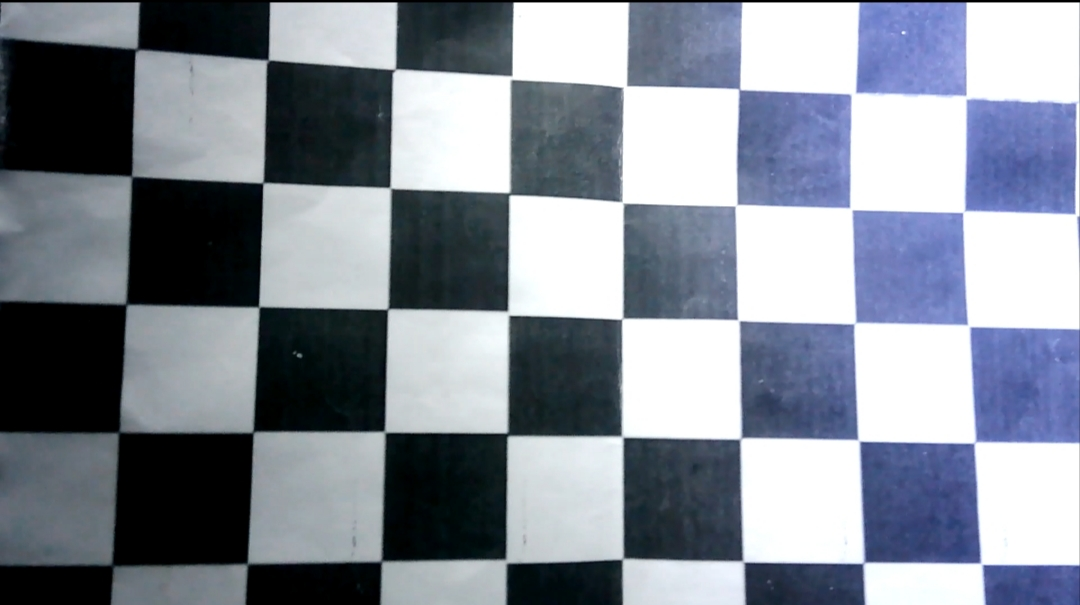
#> input picture calibration_images/IMG_20260814_193847.jpg, 1080 x 605 px
$ python calibrate_camera.py calibration_images/IMG_20260814_193847.jpg --square-size 1.0
#> lines starting #> are read from the running program, lines starting #| are printed output that depends on the picture
"""Calibrate the deployment camera from checkerboard photographs.

Example:
    venv/bin/python calibrate_camera.py "calibration_images/*.png" \
        --square-size 0.024 --output camera_calibration.npz

``--square-size`` is the physical side length of one checkerboard square in
metres. ``--board-columns`` and ``--board-rows`` are *inner* corner counts.
"""

import argparse
from glob import glob

import cv2
import numpy as np


def calibrate(image_paths, board_size, square_size_meters):
    """Return intrinsics, distortion coefficients, RMS error, and image size."""
#> called with board_size = (9, 6), square_size_meters = 1

    object_template = np.zeros((board_size[0] * board_size[1], 3), np.float32)
    object_template[:, :2] = np.indices(board_size).T.reshape(-1, 2)
    object_template *= square_size_meters

    object_points = []
    image_points = []
    image_size = None

    for image_path in image_paths:
        image = cv2.imread(image_path)
#> image is the input picture: shape (605, 1080, 3); mean B, G, R 149.1, 137.9, 131.1
        if image is None:
            continue

        gray = cv2.cvtColor(image, cv2.COLOR_BGR2GRAY)
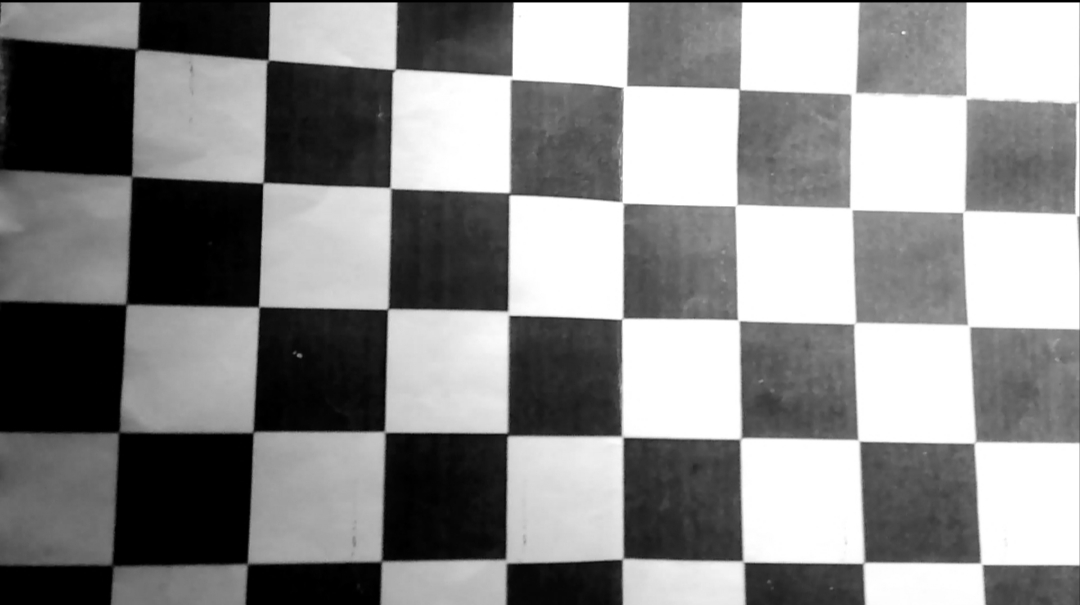
#> gray: shape (605, 1080); min 0, max 255, mean 137.2
        found, corners = cv2.findChessboardCorners(gray, board_size)
#> found = False; corners = None

        if not found:
            continue

        refined_corners = cv2.cornerSubPix(
            gray,
            corners,
            (11, 11),
            (-1, -1),
            (
                cv2.TERM_CRITERIA_EPS + cv2.TERM_CRITERIA_MAX_ITER,
                30,
                0.001,
            ),
        )
        object_points.append(object_template)
        image_points.append(refined_corners)
        image_size = gray.shape[::-1]

    if len(object_points) < 10:
#> (the run stopped early here; a loop or call above may not have finished)

$ run again, on calibration_images/IMG_20260814_193934.jpg
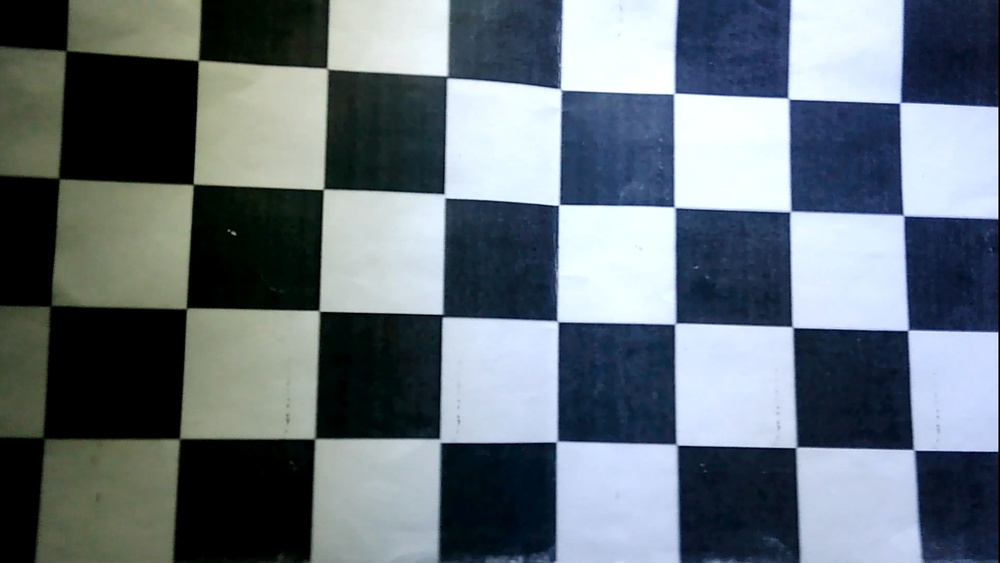
#> input picture calibration_images/IMG_20260814_193934.jpg, 1000 x 563 px, shrunk from 1919 x 1080 before the run
#> in calibrate, image is the input picture: shape (563, 1000, 3); mean B, G, R 122.3, 113.9, 102.7
#> in calibrate, `gray = cv2.cvtColor(image, cv2.COLOR_BGR2GRAY)`:
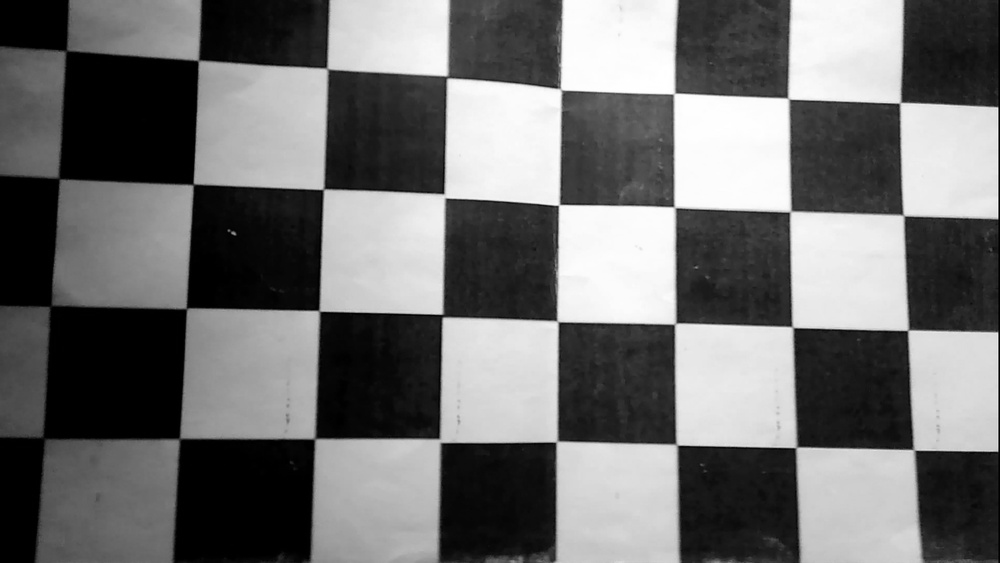
#> gray: shape (563, 1000); min 0, max 255, mean 111.5
#> found = False; corners = None

$ run again, on calibration_images/IMG_20260814_194002.jpg
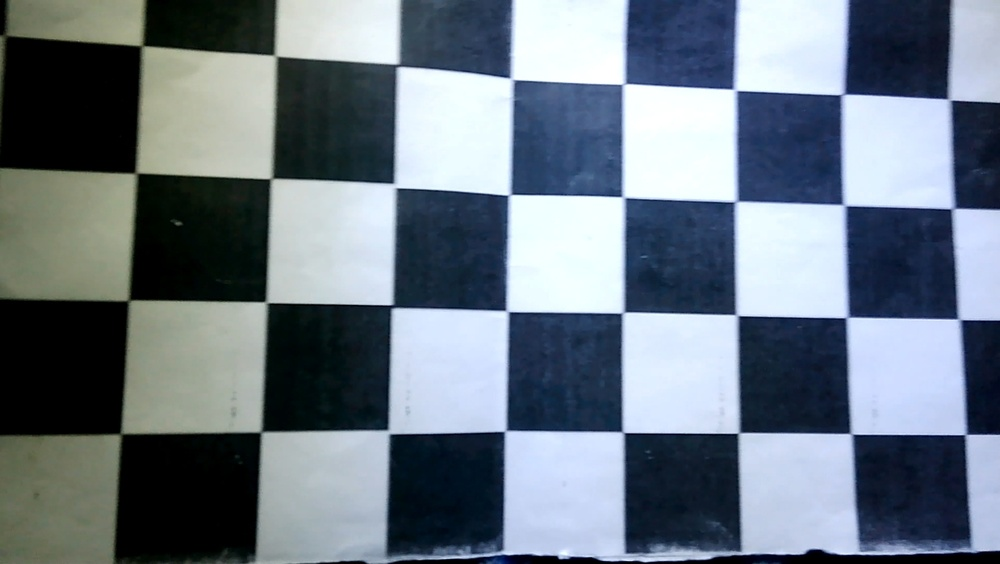
#> input picture calibration_images/IMG_20260814_194002.jpg, 1000 x 564 px, shrunk from 1914 x 1080 before the run
#> in calibrate, image is the input picture: shape (564, 1000, 3); mean B, G, R 131.4, 120.2, 108.4
#> in calibrate, `gray = cv2.cvtColor(image, cv2.COLOR_BGR2GRAY)`:
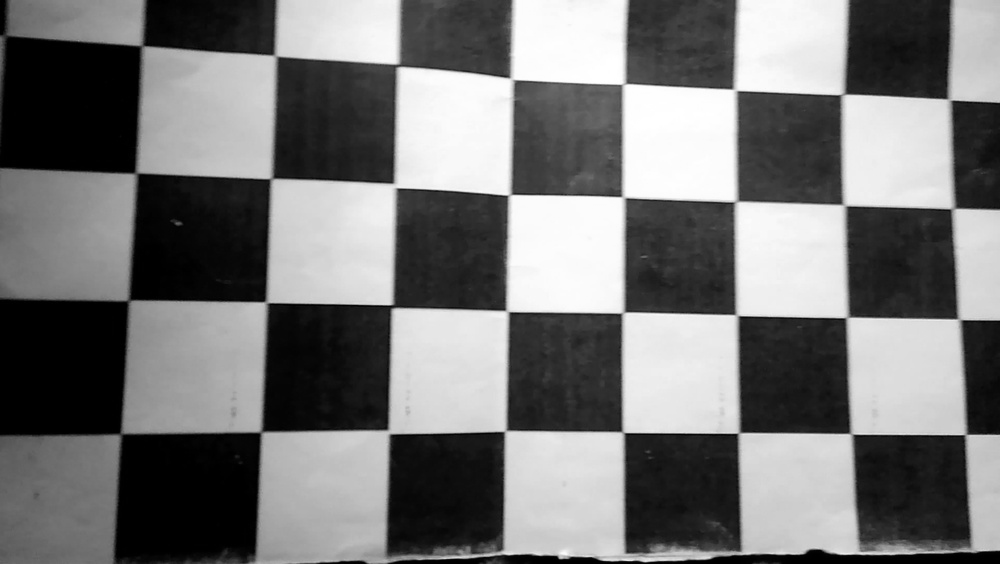
#> gray: shape (564, 1000); min 0, max 255, mean 117.9
#> found = False; corners = None

$ run again, on calibration_images/IMG_20260814_194028.jpg
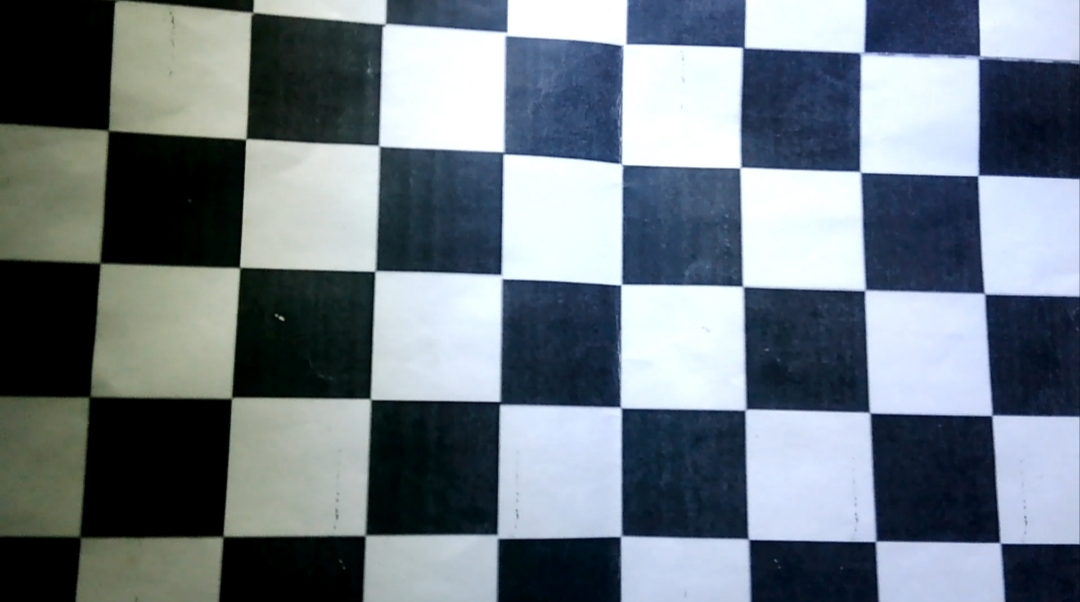
#> input picture calibration_images/IMG_20260814_194028.jpg, 1080 x 602 px
#> in calibrate, image is the input picture: shape (602, 1080, 3); mean B, G, R 130.3, 121.5, 110.6
#> in calibrate, `gray = cv2.cvtColor(image, cv2.COLOR_BGR2GRAY)`:
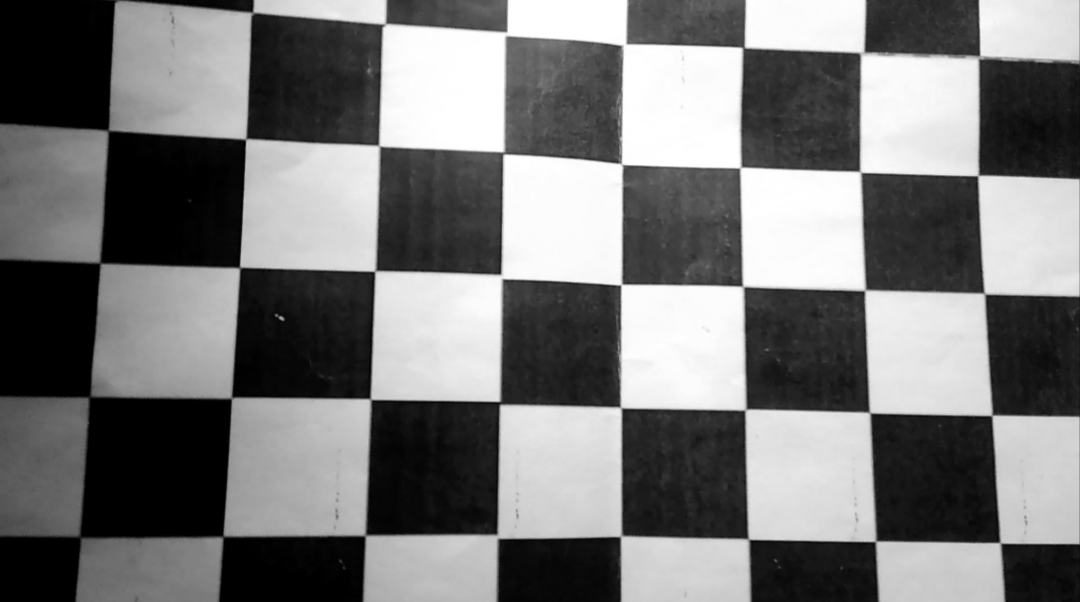
#> gray: shape (602, 1080); min 0, max 255, mean 119.3
#> found = False; corners = None
